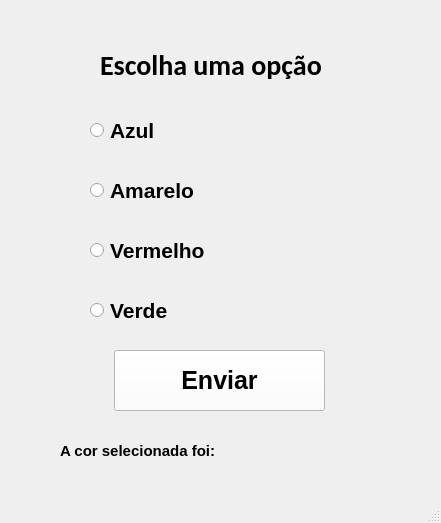
<?xml version="1.0" encoding="UTF-8"?>
<ui version="4.0">
 <class>MainWindow</class>
 <widget class="QMainWindow" name="MainWindow">
  <property name="geometry">
   <rect>
    <x>0</x>
    <y>0</y>
    <width>441</width>
    <height>523</height>
   </rect>
  </property>
  <property name="windowTitle">
   <string>MainWindow</string>
  </property>
  <widget class="QWidget" name="centralwidget">
   <widget class="QLabel" name="label">
    <property name="geometry">
     <rect>
      <x>100</x>
      <y>45</y>
      <width>241</width>
      <height>41</height>
     </rect>
    </property>
    <property name="font">
     <font>
      <family>Calibri</family>
      <pointsize>21</pointsize>
      <weight>75</weight>
      <bold>true</bold>
     </font>
    </property>
    <property name="text">
     <string>Escolha uma opção</string>
    </property>
   </widget>
   <widget class="QRadioButton" name="azul">
    <property name="geometry">
     <rect>
      <x>90</x>
      <y>100</y>
      <width>171</width>
      <height>61</height>
     </rect>
    </property>
    <property name="font">
     <font>
      <pointsize>16</pointsize>
      <weight>75</weight>
      <bold>true</bold>
     </font>
    </property>
    <property name="text">
     <string>Azul</string>
    </property>
   </widget>
   <widget class="QRadioButton" name="amarelo">
    <property name="geometry">
     <rect>
      <x>90</x>
      <y>160</y>
      <width>171</width>
      <height>61</height>
     </rect>
    </property>
    <property name="font">
     <font>
      <pointsize>16</pointsize>
      <weight>75</weight>
      <bold>true</bold>
     </font>
    </property>
    <property name="text">
     <string>Amarelo</string>
    </property>
   </widget>
   <widget class="QRadioButton" name="vermelho">
    <property name="geometry">
     <rect>
      <x>90</x>
      <y>220</y>
      <width>171</width>
      <height>61</height>
     </rect>
    </property>
    <property name="font">
     <font>
      <pointsize>16</pointsize>
      <weight>75</weight>
      <bold>true</bold>
     </font>
    </property>
    <property name="text">
     <string>Vermelho</string>
    </property>
   </widget>
   <widget class="QRadioButton" name="verde">
    <property name="geometry">
     <rect>
      <x>90</x>
      <y>280</y>
      <width>171</width>
      <height>61</height>
     </rect>
    </property>
    <property name="font">
     <font>
      <pointsize>16</pointsize>
      <weight>75</weight>
      <bold>true</bold>
     </font>
    </property>
    <property name="text">
     <string>Verde</string>
    </property>
   </widget>
   <widget class="QPushButton" name="btnEnviar">
    <property name="geometry">
     <rect>
      <x>114</x>
      <y>350</y>
      <width>211</width>
      <height>61</height>
     </rect>
    </property>
    <property name="font">
     <font>
      <pointsize>19</pointsize>
      <weight>75</weight>
      <bold>true</bold>
     </font>
    </property>
    <property name="styleSheet">
     <string notr="true">background:rgb(255, 255, 255)</string>
    </property>
    <property name="text">
     <string>Enviar</string>
    </property>
   </widget>
   <widget class="QLabel" name="label_2">
    <property name="geometry">
     <rect>
      <x>60</x>
      <y>440</y>
      <width>161</width>
      <height>21</height>
     </rect>
    </property>
    <property name="font">
     <font>
      <pointsize>11</pointsize>
      <weight>75</weight>
      <bold>true</bold>
     </font>
    </property>
    <property name="text">
     <string>A cor selecionada foi:</string>
    </property>
   </widget>
   <widget class="QLabel" name="corSelecionada">
    <property name="geometry">
     <rect>
      <x>240</x>
      <y>440</y>
      <width>151</width>
      <height>21</height>
     </rect>
    </property>
    <property name="font">
     <font>
      <pointsize>13</pointsize>
      <weight>75</weight>
      <bold>true</bold>
     </font>
    </property>
    <property name="text">
     <string/>
    </property>
   </widget>
  </widget>
  <widget class="QStatusBar" name="statusbar"/>
 </widget>
 <resources/>
 <connections/>
</ui>
